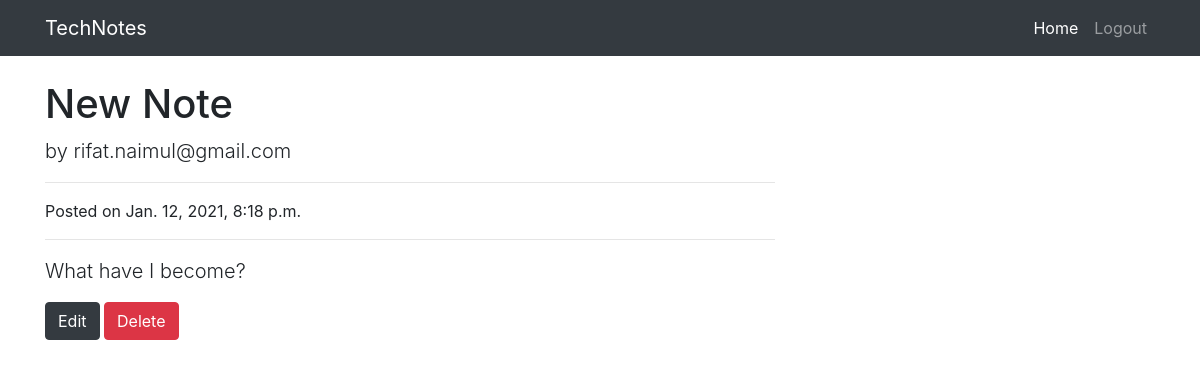
The page /technotes/6/ (signed in) on the database its author committed.
### tech/models.py (models this page shows, shortened)
class Note(models.Model):
    owner = models.ForeignKey(User, on_delete=models.CASCADE)
    title = models.CharField(max_length=50)
    content = models.TextField()
    created = models.DateTimeField(auto_now_add=True)

### note/models.py (models this page shows)
class User(AbstractUser):
    username = None
    email = models.EmailField(('email address'), unique=True)
    USERNAME_FIELD = 'email'
    REQUIRED_FIELDS = []
    objects = UserManager()

### tech/views.py (the view)
# urls.py: path('<pk>/', NoteDetail.as_view(), name='note_detail'),
class NoteDetail(LoginRequiredMixin, DetailView):
    login_url = '/accounts/login/'
    model = Note

### tech/templates/tech/note_detail.html
{% include 'base.html' %}
<div class="container">
    <div class="row">
        <div class="col-lg-8">
            <h1 class="mt-4">{{ object.title }}</h1>
            <p class="lead">
                by
                {{ object.owner }}
            </p>
            <hr>
            <p>Posted on {{ object.created }}</p>
            <hr>
            <p class="lead">{{ object.content }}</p>
            <a href="/technotes/{{ object.id }}/update" class="btn btn-dark">Edit</a>
            <a href="/technotes/{{ object.id }}/delete" class="btn btn-danger">Delete</a>
        </div>
    </div>
</div>

### tech/static/css/blog-home.css (style rules this page uses)
body { padding-top: 56px; }

### tech/static/css/blog-post.css (style rules this page uses)
body { padding-top: 56px; }

### rows shown on the page
Note: title "New Note", owner "rifat.naimul@gmail.com", created "Jan. 12, 2021, 8:18 p.m.", content "What have I become?"
